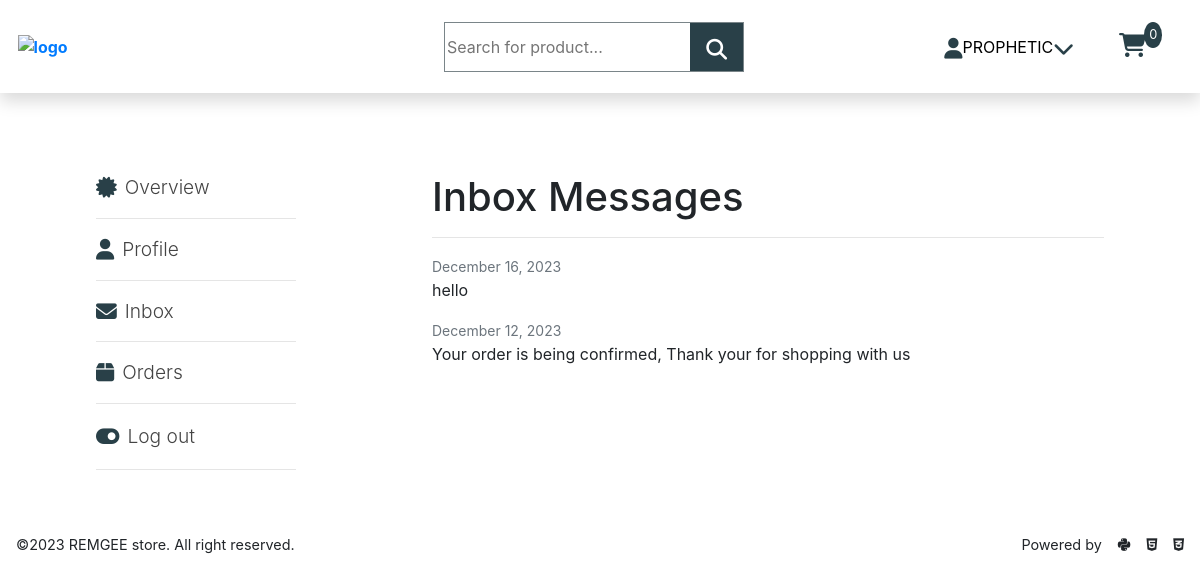
The page /account/inbox (signed in) on the database as committed earlier.
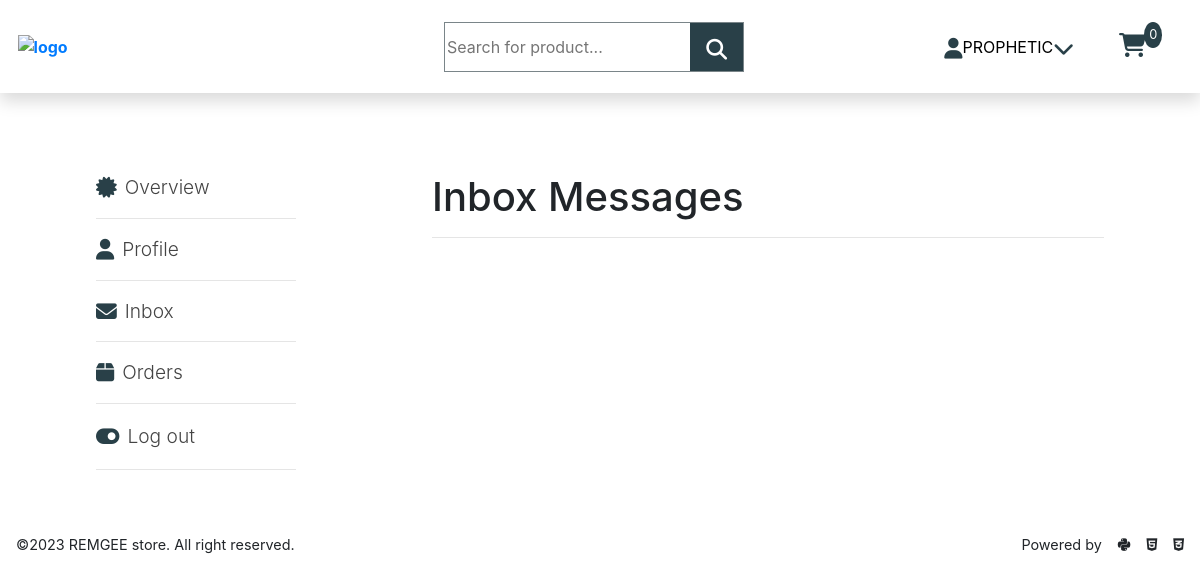
The same page on the database as committed later.
### customer/models.py (models this page shows, shortened)
class Message(models.Model):
    user = models.ForeignKey(User, on_delete=models.CASCADE)
    message = models.TextField(blank=True)
    date_received = models.DateTimeField(default=timezone.now)

### customer/views.py (the view)
# urls.py: path('inbox', MessageListView.as_view(), name='inbox'),
class MessageListView(LoginRequiredMixin, ListView):
    model = Message
    context_object_name = 'inbox_messages'
    template_name = 'customer/message.html'
    ordering = ['-date_received']
    paginate_by = 5
    def get_queryset(self):
        user = self.request.user
        queryset = super().get_queryset().filter(user=user)
        return queryset

### templates/customer/message.html (shortened to what this page needs)
{% extends 'base.html' %} {% block content %}
<section class="account__wrapper">
    <div class="navigation__menu profile_">
        <div class="account__name__menu">
            <a href="{% url 'account' %}" class="menu__name">
                <i class="fa-solid fa-certificate"></i>
                <span>Overview</span>
            </a>
        </div>
        <hr />
        <div class="account__name__menu">
            <a href="{% url 'profile' %}" class="menu__name">
                <i class="fa-solid fa-user"></i>
                <span>Profile</span>
            </a>
        </div>
        <hr />
        <div class="account__name__menu">
            <a href="{% url 'inbox' %}" class="menu__name">
                <i class="fa-solid fa-envelope"></i>
                <span>Inbox</span>
            </a>
        </div>
        <hr />
        <div class="account__name__menu">
            <a href="{% url 'orders' %}" class="menu__name">
                <i class="fa-solid fa-box"></i>
                <span>Orders</span>
            </a>
        </div>
        <hr />
        <div class="account__name__menu">
            <div class="menu__name">
                <i class="fa-solid fa-toggle-on"></i>
                {% if user.is_authenticated %}
                <a class="menu__name_auth" href="{% url 'logout' %}">Log out</a>
                {% else %}
                <a class="menu__name_auth" href="{% url 'login' %}">Log in</a>
                {% endif %}
            </div>
        </div>
        <hr />
    </div>
    <div>
        <h1 class="inbox__header">Inbox Messages</h1>
        <hr />
        {% for inbox_message in inbox_messages %}
        <article class="media content-section">
            <div class="media-body">
                <div class="article-metadata">
                    <small class="text-muted">{{ inbox_message.date_received|date:"F d, Y" }}</small>
                </div>
                <p class="article-content">{{ inbox_message.message }}</p>
            </div>
        </article>
        {% endfor %}
    </div>
</section>
{% endblock content %}

Rows that differ between the two databases and show on the page:
removed Message: date_received "December 16, 2023", message "hello"
removed Message: date_received "December 12, 2023", message "Your order is being confirmed, Thank your for shopping with us"
